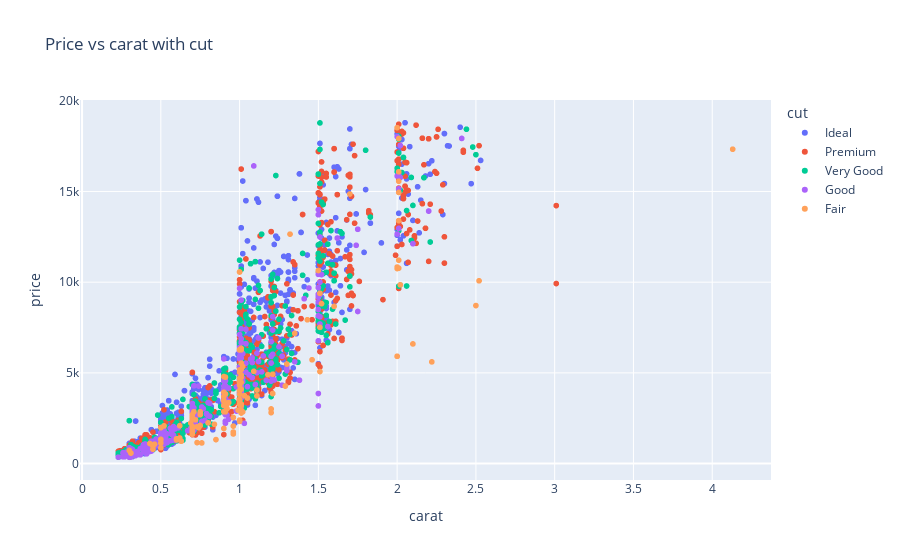

Source (notebook cell):
### Code cell
scatter_diamods_by(diamonds, 'cut')

### Figure 1 — Plotly figure (JSON) as saved in the notebook; plotly's stock layout.template omitted (floating-point values rounded to 4 significant figures; data arrays with more than 128 entries replaced by an {"elided": "..."} marker saying what was removed)
{"data": [{"hovertemplate": "cut=Ideal<br>carat=%{x}<br>price=%{y}<extra></extra>", "legendgroup": "Ideal", "marker": {"color": "#636efa", "symbol": "circle"}, "mode": "markers", "name": "Ideal", "showlegend": true, "type": "scattergl", "x": {"elided": "1989 float values"}, "xaxis": "x", "y": {"elided": "1989 int values"}, "yaxis": "y"}, {"hovertemplate": "cut=Premium<br>carat=%{x}<br>price=%{y}<extra></extra>", "legendgroup": "Premium", "marker": {"color": "#EF553B", "symbol": "circle"}, "mode": "markers", "name": "Premium", "showlegend": true, "type": "scattergl", "x": {"elided": "1327 float values"}, "xaxis": "x", "y": {"elided": "1327 int values"}, "yaxis": "y"}, {"hovertemplate": "cut=Very Good<br>carat=%{x}<br>price=%{y}<extra></extra>", "legendgroup": "Very Good", "marker": {"color": "#00cc96", "symbol": "circle"}, "mode": "markers", "name": "Very Good", "showlegend": true, "type": "scattergl", "x": {"elided": "1078 float values"}, "xaxis": "x", "y": {"elided": "1078 int values"}, "yaxis": "y"}, {"hovertemplate": "cut=Good<br>carat=%{x}<br>price=%{y}<extra></extra>", "legendgroup": "Good", "marker": {"color": "#ab63fa", "symbol": "circle"}, "mode": "markers", "name": "Good", "showlegend": true, "type": "scattergl", "x": {"elided": "432 float values"}, "xaxis": "x", "y": {"elided": "432 int values"}, "yaxis": "y"}, {"hovertemplate": "cut=Fair<br>carat=%{x}<br>price=%{y}<extra></extra>", "legendgroup": "Fair", "marker": {"color": "#FFA15A", "symbol": "circle"}, "mode": "markers", "name": "Fair", "showlegend": true, "type": "scattergl", "x": {"elided": "162 float values"}, "xaxis": "x", "y": {"elided": "162 int values"}, "yaxis": "y"}], "layout": {"legend": {"title": {"text": "cut"}, "tracegroupgap": 0}, "title": {"text": "Price vs carat with cut"}, "xaxis": {"anchor": "y", "domain": [0, 1], "title": {"text": "carat"}}, "yaxis": {"anchor": "x", "domain": [0, 1], "title": {"text": "price"}}}}
